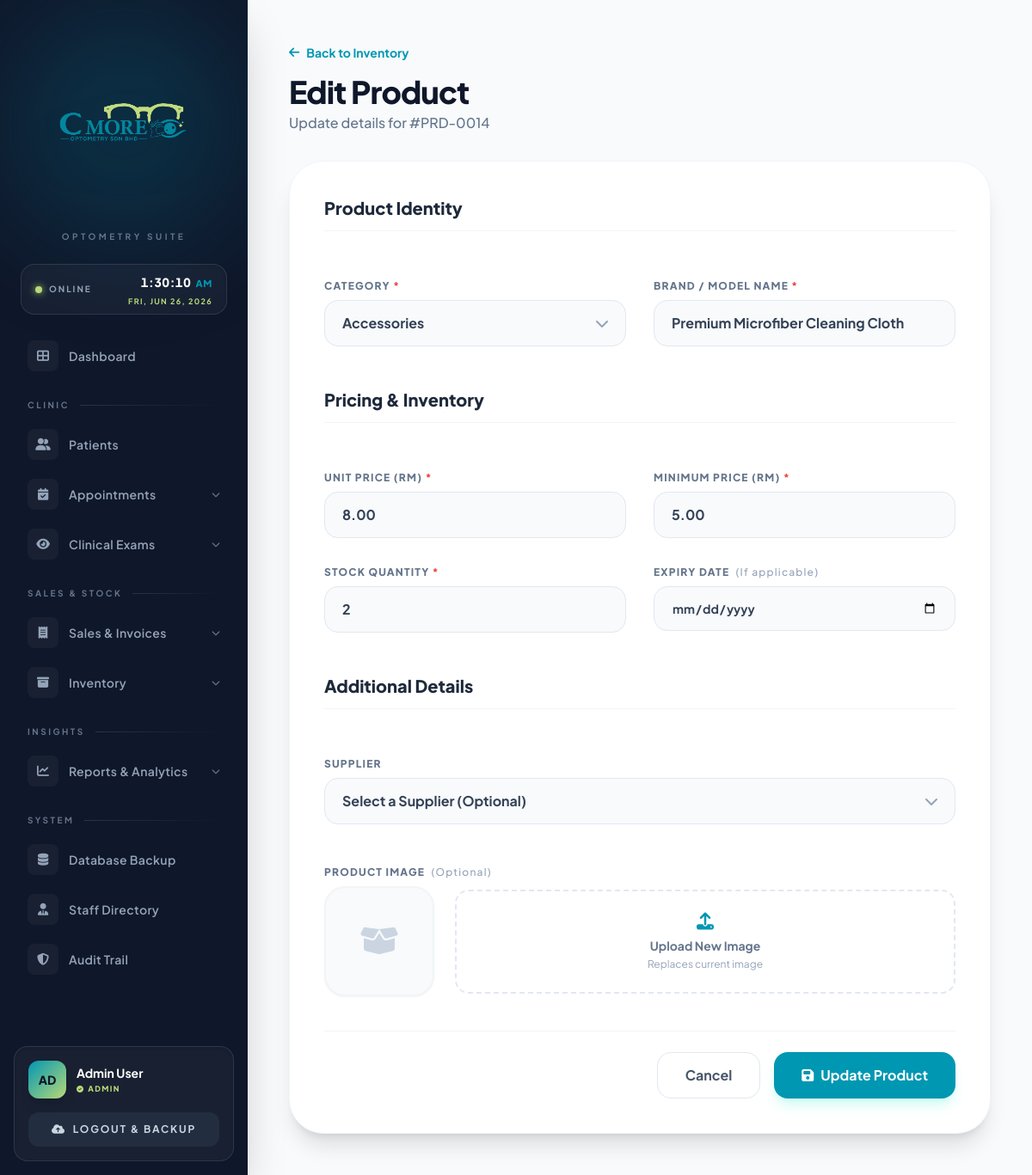
The page /inventory_edit.php?id=14 (signed in) on the database as committed earlier.
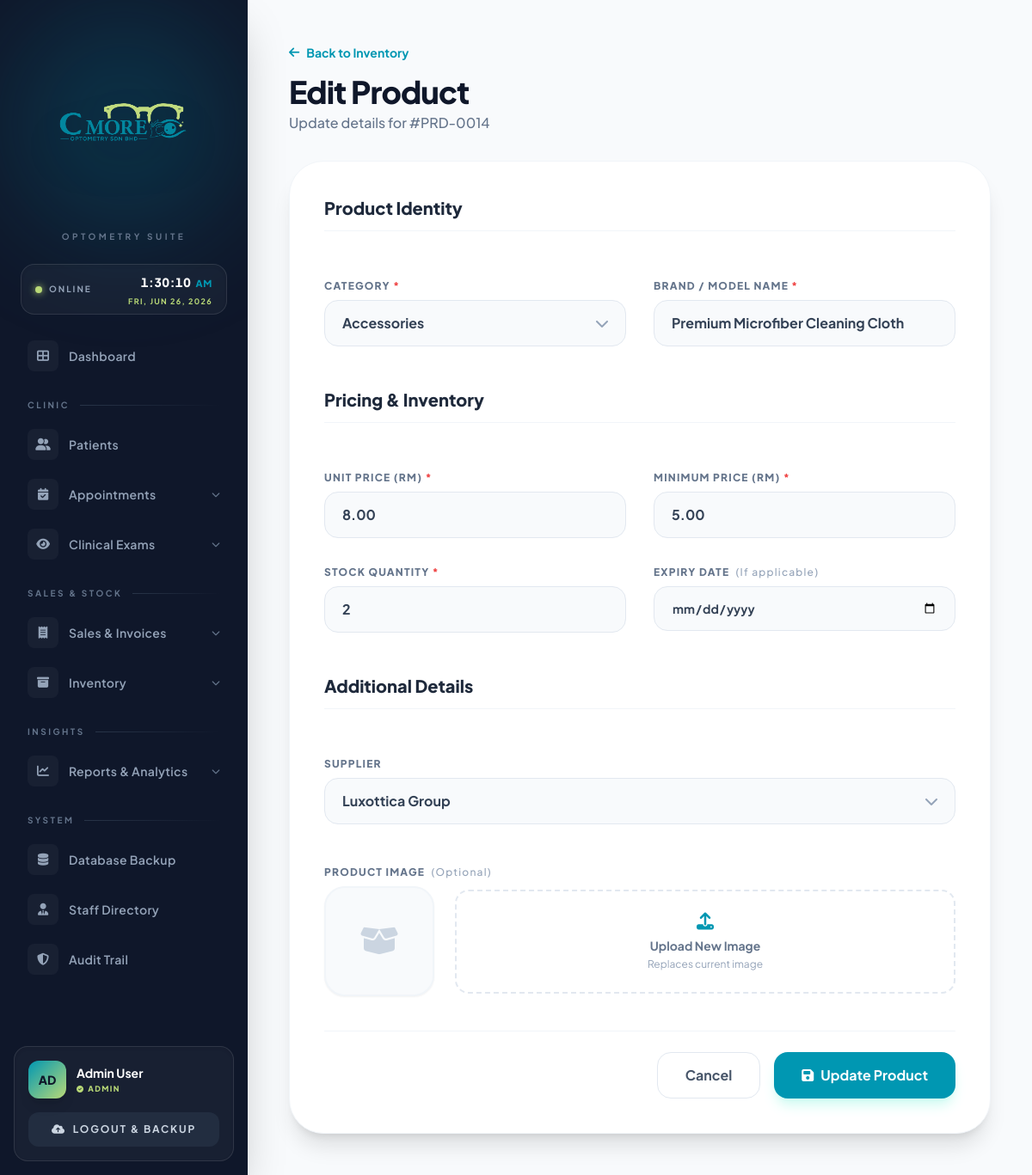
The same page on the database as committed later.
### tables this page shows
CREATE TABLE `product` (
  `PRODUCT_ID` int(11) NOT NULL AUTO_INCREMENT,
  `CATEGORY` varchar(50) DEFAULT NULL,
  `BRAND_NAME` varchar(100) DEFAULT NULL,
  `STOCK_QUANTITY` int(11) DEFAULT 0,
  `UNIT_PRICE` decimal(10,2) NOT NULL,
  `MINIMUM_PRICE` decimal(10,2) NOT NULL DEFAULT 0.00,
  `SUPPLIER_ID` int(11) DEFAULT NULL,
  `EXPIRY_DATE` date DEFAULT NULL,
  `PRODUCT_IMAGE` varchar(255) DEFAULT NULL,
  PRIMARY KEY (`PRODUCT_ID`),
  KEY `fk_product_supplier` (`SUPPLIER_ID`),
  CONSTRAINT `fk_product_supplier` FOREIGN KEY (`SUPPLIER_ID`) REFERENCES `supplier` (`SUPPLIER_ID`) ON DELETE SET NULL
);

CREATE TABLE `supplier` (
  `SUPPLIER_ID` int(11) NOT NULL AUTO_INCREMENT,
  `COMPANY_NAME` varchar(255) NOT NULL,
  `CONTACT_PERSON` varchar(100) DEFAULT NULL,
  `PHONE_NUMBER` varchar(20) DEFAULT NULL,
  `EMAIL` varchar(100) DEFAULT NULL,
  PRIMARY KEY (`SUPPLIER_ID`)
);

### inventory_edit.php (the view, shortened to what the changed rows need)
<?php
include('config.php');
$product_id = mysqli_real_escape_string($conn, $_GET['id']);
$fetch_sql = "SELECT * FROM product WHERE PRODUCT_ID = '$product_id'";
$result = mysqli_query($conn, $fetch_sql);
$row = mysqli_fetch_assoc($result);
$suppliers_sql = "SELECT SUPPLIER_ID, COMPANY_NAME FROM supplier ORDER BY COMPANY_NAME ASC";
$suppliers_result = mysqli_query($conn, $suppliers_sql);
?>
<!DOCTYPE html>
<html lang="en">
<head>
    <script src="https://cdn.tailwindcss.com"></script>
    <link rel="stylesheet" href="https://cdnjs.cloudflare.com/ajax/libs/font-awesome/6.0.0/css/all.min.css">
</head>
<body class="bg-[#f8fafc] flex min-h-screen text-slate-900">
    <?php include('sidebar.php'); ?>
    <main class="flex-1 ml-72 p-12">
        <header class="flex justify-between items-end mb-8">
            <div>
                <a href="inventory.php" class="text-[#0097B2] font-bold text-sm mb-4 inline-flex items-center hover:text-teal-700 transition">
                    <i class="fa-solid fa-arrow-left mr-2"></i> Back to Inventory
                </a>
                <h1 class="text-4xl font-extrabold text-slate-900 tracking-tight">Edit Product</h1>
                <p class="text-slate-500 font-medium mt-1">Update details for #PRD-<?php echo str_pad($row['PRODUCT_ID'], 4, '0', STR_PAD_LEFT); ?></p>
            </div>
        </header>
        <div class="bg-white rounded-[2.5rem] border border-slate-100 shadow-xl overflow-hidden max-w-4xl">
            <form action="" method="POST" enctype="multipart/form-data" class="p-8 md:p-10">
                <div class="grid grid-cols-1 md:grid-cols-2 gap-8">
                    <div>
                        <div class="relative">
                            <select name="category" required class="w-full pl-5 pr-10 py-3.5 bg-slate-50 border border-slate-200 rounded-2xl focus:border-[#0097B2] outline-none font-bold text-slate-700 appearance-none">
                                <option value="Accessories" <?php echo $row['CATEGORY'] == 'Accessories' ? 'selected' : ''; ?>>Accessories</option>
                            </select>
                        </div>
                    </div>
                    <div>
                        <label class="block text-xs font-black uppercase tracking-widest text-slate-500 mb-2">Brand / Model Name <span class="text-red-500">*</span></label>
                        <input type="text" name="brand_name" required value="<?php echo htmlspecialchars($row['BRAND_NAME']); ?>" class="w-full px-5 py-3.5 bg-slate-50 border border-slate-200 rounded-2xl focus:border-[#0097B2] outline-none font-bold text-slate-700">
                    </div>
                    <div>
                        <label class="block text-xs font-black uppercase tracking-widest text-slate-500 mb-2">Unit Price (RM) <span class="text-red-500">*</span></label>
                        <input type="number" step="0.01" min="0" name="unit_price" required value="<?php echo htmlspecialchars($row['UNIT_PRICE']); ?>" class="w-full px-5 py-3.5 bg-slate-50 border border-slate-200 rounded-2xl focus:border-[#0097B2] outline-none font-bold text-slate-700">
                    </div>
                    <div>
                        <label class="block text-xs font-black uppercase tracking-widest text-slate-500 mb-2">Minimum Price (RM) <span class="text-red-500">*</span></label>
                        <input type="number" step="0.01" min="0" name="minimum_price" required value="<?php echo htmlspecialchars($row['MINIMUM_PRICE']); ?>" class="w-full px-5 py-3.5 bg-slate-50 border border-slate-200 rounded-2xl focus:border-[#0097B2] outline-none font-bold text-slate-700">
                    </div>
                    <div>
                        <label class="block text-xs font-black uppercase tracking-widest text-slate-500 mb-2">Stock Quantity <span class="text-red-500">*</span></label>
                        <input type="number" min="0" name="stock_quantity" required value="<?php echo htmlspecialchars($row['STOCK_QUANTITY']); ?>" class="w-full px-5 py-3.5 bg-slate-50 border border-slate-200 rounded-2xl focus:border-[#0097B2] outline-none font-bold text-slate-700">
                    </div>
                    <div class="col-span-1 md:col-span-2">
                        <div class="relative">
                            <select name="supplier_id" class="w-full pl-5 pr-10 py-3.5 bg-slate-50 border border-slate-200 rounded-2xl focus:border-[#0097B2] outline-none font-bold text-slate-700 appearance-none">
                                <option value="">Select a Supplier (Optional)</option>
                                <?php if(mysqli_num_rows($suppliers_result) > 0): while($supp = mysqli_fetch_assoc($suppliers_result)): ?>
                                    <option value="<?php echo $supp['SUPPLIER_ID']; ?>" <?php echo ($row['SUPPLIER_ID'] == $supp['SUPPLIER_ID']) ? 'selected' : ''; ?>>
                                        <?php echo htmlspecialchars($supp['COMPANY_NAME']); ?>
                                    </option>
                                <?php endwhile; endif; ?>
                            </select>
                        </div>
                    </div>
                </div>
            </form>
        </div>
    </main>
</body>
</html>

Rows that differ between the two databases and show on the page:
changed product "Accessories": supplier_id (not shown) → "Luxottica Group"
Other text that changed with them:
form field supplier_id: "Select a Supplier (Optional)" → (not shown)
